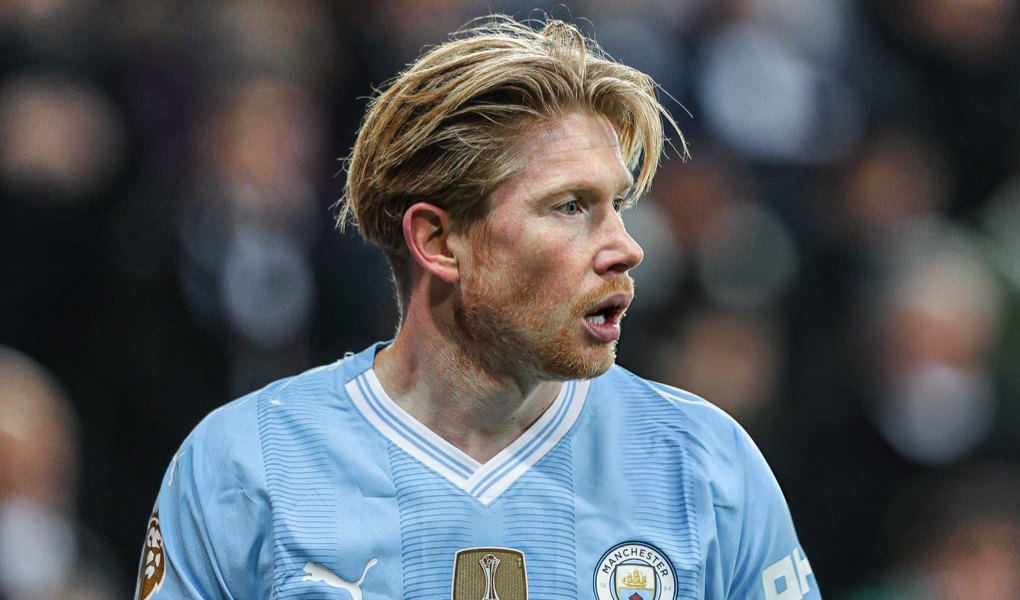
%> input picture codes/week 1 - 3/KDB.jpg, 1020 x 600 px
$ octave SVD_Practice.m   (GNU Octave 9; MATLAB toolbox functions it lacks are replaced by stand-ins)
%> lines starting %> are read from the running program, lines starting %| are printed output that depends on the picture
%% Example 1
X = rand(5,3);
[U, S, V] = svd(X)
[Uhat, Shat, V] = svd(X,'econ')
%Question: How do I prove that U^orth spans the orthogonal space

%% Example 2
A = imread('KDB.jpg');
%> A is the input picture: size 600x1020x3 uint8; mean R, G, B 85.4, 89.9, 95
X = double(rgb2gray(A));
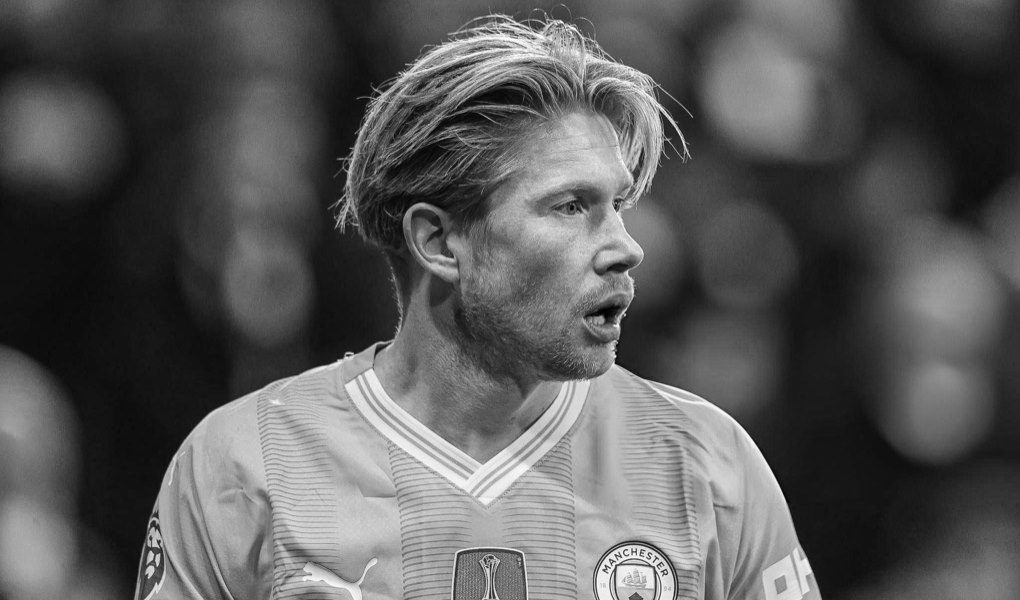
%> X: size 600x1020 double; min 1, max 254, mean 89.1
nx = size(X,1); ny = size(X,2);
%> after `nx = size(X,1)`: nx = 600
%> after `ny = size(X,2)`: ny = 1020
imagesc(X), axis off, colormap gray;

[U, S, V] = svd(X);
for r = [10 20 30 50 600]
    Xapprox = U(:,1:r)*S(1:r, 1:r)*V(:,1:r)';
    figure, imagesc(Xapprox), axis off, colormap gray;
    title(['r=', num2str(r,'%d'),'']);
end
%> this loop made 5 passes
%> pass 1, `title(['r=', num2str(r,'%d'),'']);`:
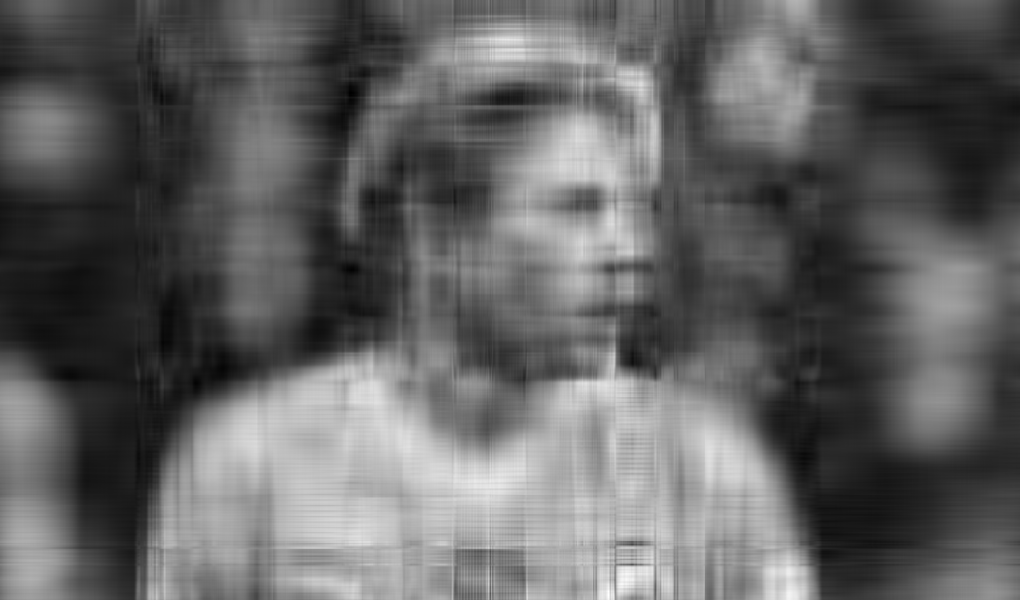
%> displayed picture: size 600x1020x3, on the screen's scale of 0 to 255; min 0, max 255, mean 98.2
%> pass 2, `title(['r=', num2str(r,'%d'),'']);`:
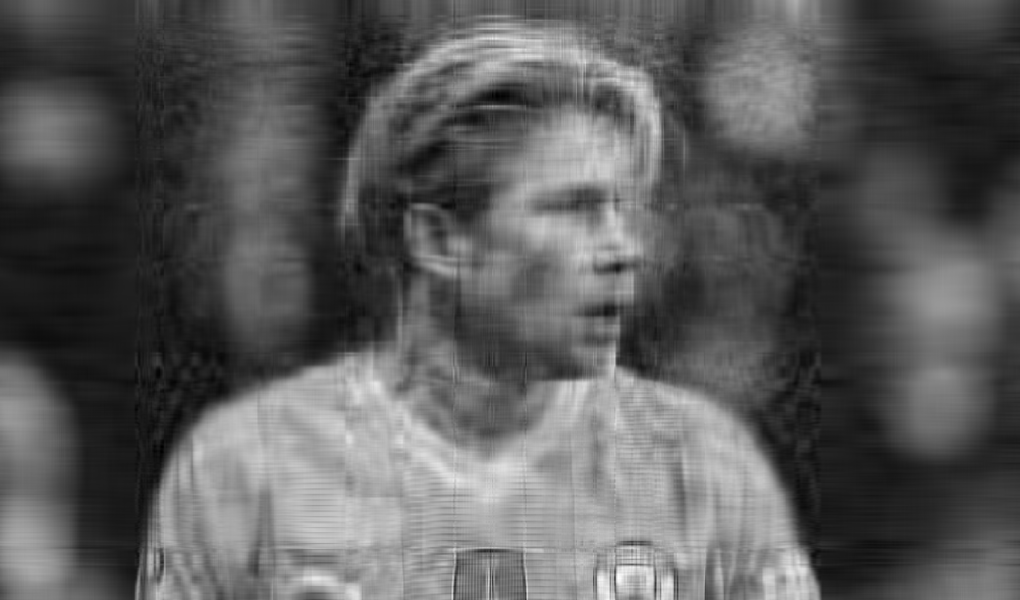
%> displayed picture: size 600x1020x3, on the screen's scale of 0 to 255; min 0, max 255, mean 90.5

%subplot(1,2,1), semilogy(diag(S),'k')
%subplot(1,2,2), plot(cumsum(diag(S))/sum(diag(S)),'k')
